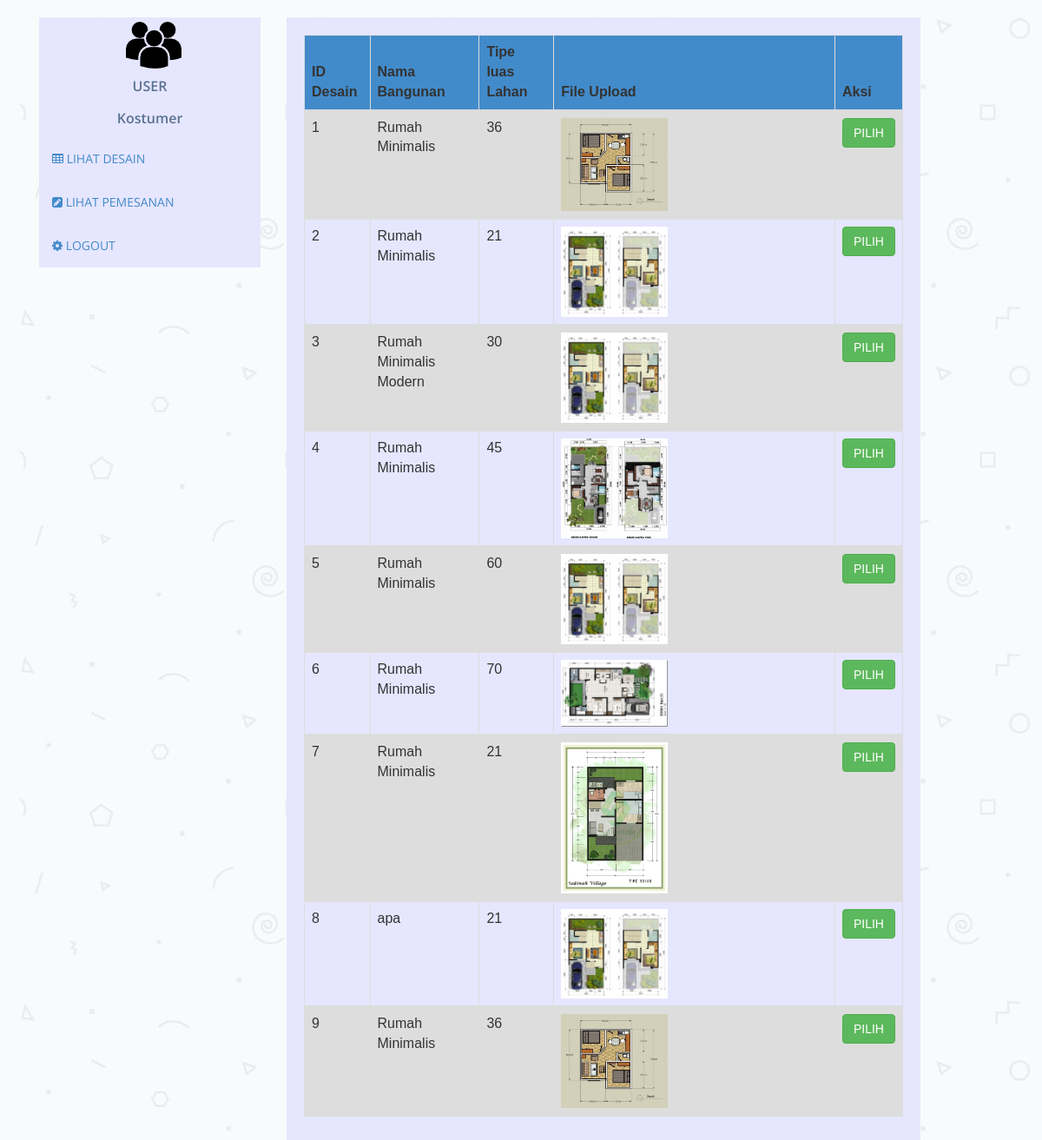
The app's page /index.php?lihatdesainuser with its own data.
### tables this page shows
CREATE TABLE `desain` (
  `idDesain` int(11) NOT NULL,
  `namaBangunan` varchar(60) NOT NULL,
  `tipe` int(100) NOT NULL,
  `gambar` varchar(100) NOT NULL,
  `pdf` varchar(100) NOT NULL
);

### controller/controller2.php (called while the page is built, shortened)
<?php
class controller2{
	function view_desain_user(){
		$query = "select idDesain, namaBangunan, tipe, gambar from desain ";
		$data = mysql_query($query);
		include "vLihatDesainUser.php";
	}
}
?>

### vLihatDesainUser.php (the view, shortened to what this page needs)
      <?php include 'sidebar-user.php';?>
<head>
        <link href="assets/css/bootstrap.css" rel="stylesheet" />
        <link href="assets/css/font-awesome.min.css" rel="stylesheet" />
        <link href="assets/css/style2.css" rel="stylesheet" />
    </head>
    <body>
      <div class="col-md-8">
        <div class="profile-content">
            <div class="table-responsive">
      <table id="view-desain" class="table table-striped table-bordered table-hover" border="1" >
        <thead>
          <tr>
            <th>ID Desain</th>
            <th>Nama Bangunan</th>
            <th>Tipe luas Lahan</th>
            <th>File Upload</th>
            <th>Aksi</th>
          </tr>
            <?php while($row = mysql_fetch_array($data)){
                echo
              "
              <tr>
                <td>$row[0]</td>
                <td>$row[1]</td>
                <td>$row[2]
                </td>
                <td>
                  <a href=\"".$row[3]."\" target='_blank'><img width='40%' src=\"".$row[3]."\"></a>
                </td>
                <td>
                  <a id='myBtn' class='btn btn-success' href='index.php?pilih=1&iduser=$_SESSION[iduser]&idDesain=$row[idDesain]&tanggal_pemesanan;'> PILIH
                </a>
              </td>
            </tr>
            ";
          }
          ?>
      </table>
    </div>
        </body>

### assets/css/style2.css (style rules this page uses)
body { font-family: 'Open Sans', sans-serif; line-height: 30px; background:url('../img/img.jpg'); }
th { background-color: #428bca; }
table { font-family: arial, sans-serif; border-collapse: collapse; width: 100%; }
tr:nth-child(even) { background-color: #dddddd; }
.profile-content { padding: 20px; background: #e6e6ff; min-height: 400px; }

### records on screen
desain: idDesain "1", namaBangunan "Rumah Minimalis", tipe "36", gambar (picture)
desain: idDesain "2", namaBangunan "Rumah Minimalis", tipe "21", gambar (picture)
desain: idDesain "3", namaBangunan "Rumah Minimalis Modern", tipe "30", gambar (picture)
desain: idDesain "4", namaBangunan "Rumah Minimalis", tipe "45", gambar (picture)
desain: idDesain "5", namaBangunan "Rumah Minimalis", tipe "60", gambar (picture)
desain: idDesain "6", namaBangunan "Rumah Minimalis", tipe "70", gambar (picture)
desain: idDesain "7", namaBangunan "Rumah Minimalis", tipe "21", gambar (picture)
desain: idDesain "8", namaBangunan "apa", tipe "21", gambar (picture)
desain: idDesain "9", namaBangunan "Rumah Minimalis", tipe "36", gambar (picture)
